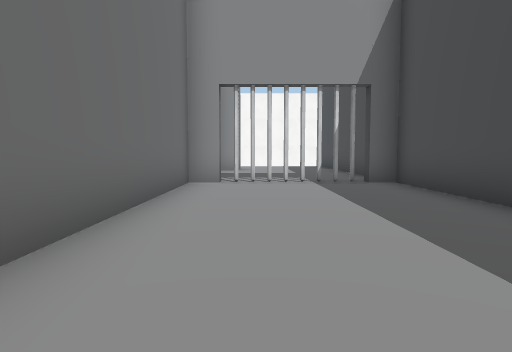
[1] (above)

16 first-person views from a walk through a 3-D level made in the Unity game engine. The camera is 1.2 m above the floor, tilts 4° down and sees 75° across. Doors are open. The floor is counted in squares, 1.8 m on a side. Each view is taken from the middle of a square. On the plan, view 1 faces up. The plan holds only what a view shows up to about 10 squares ahead; the rest is blank. The place goes on beyond the plan. The player is left out. Some surface patterns are stand-ins.

[2]
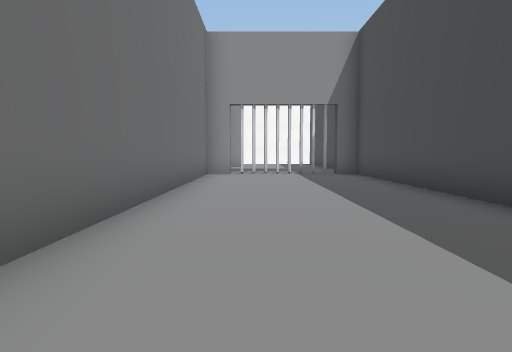

[3]
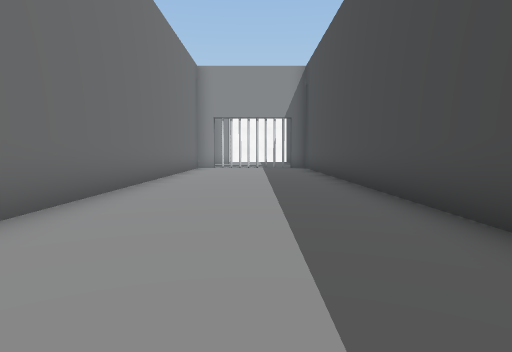

[4]
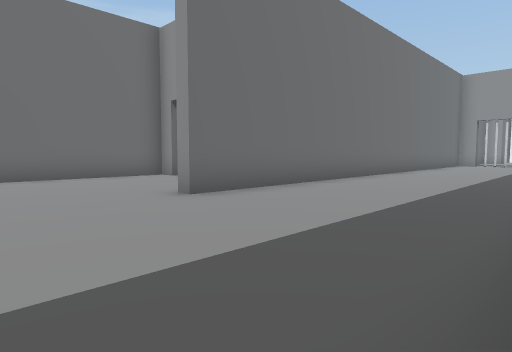

[5]
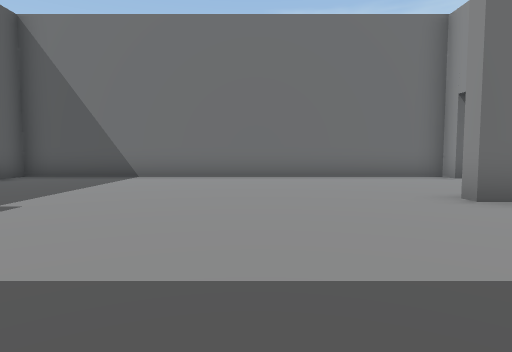

[6]
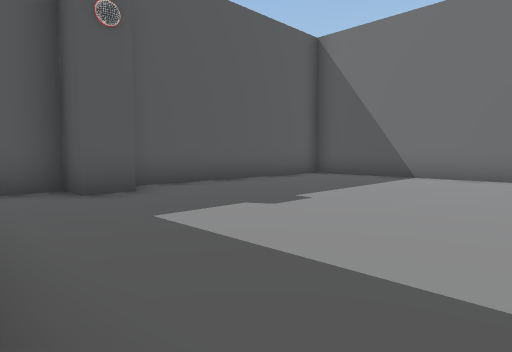

[7]
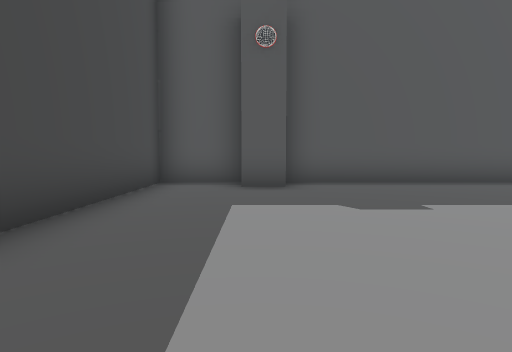

[8]
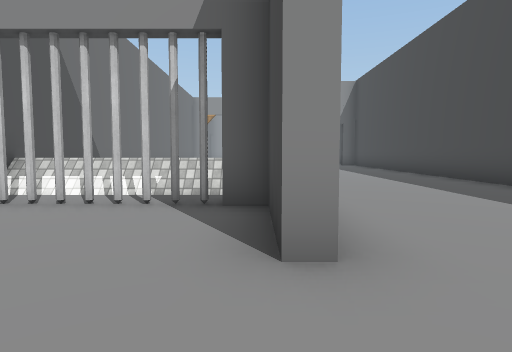

[9]
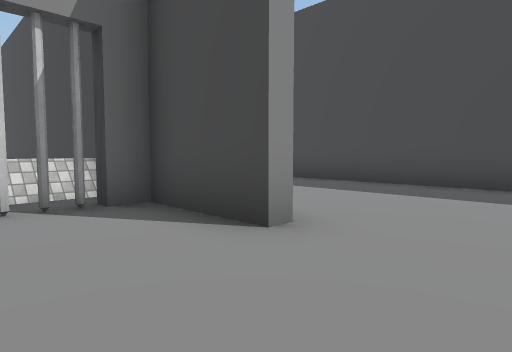

[10]
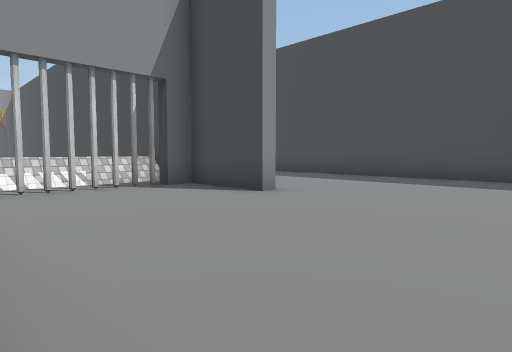

[11]
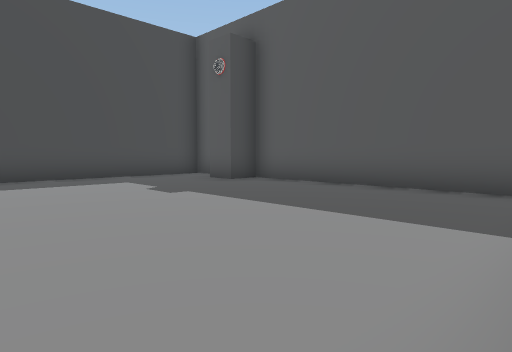

[12]
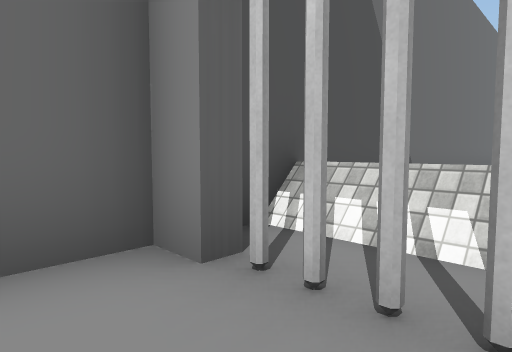

[13]
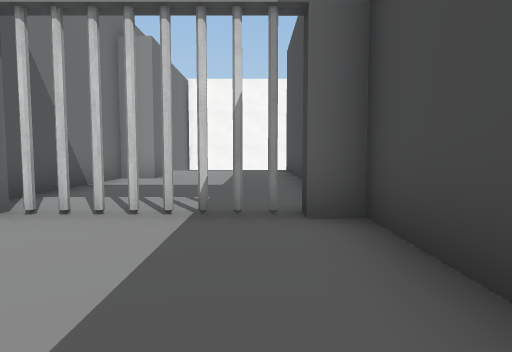

[14]
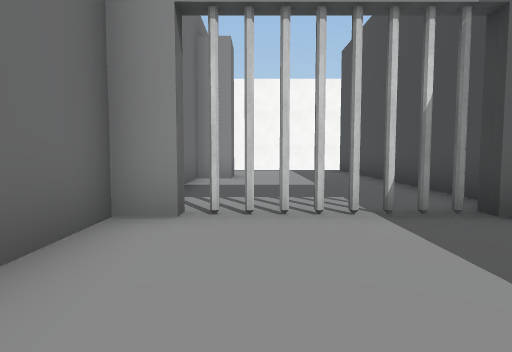

[15]
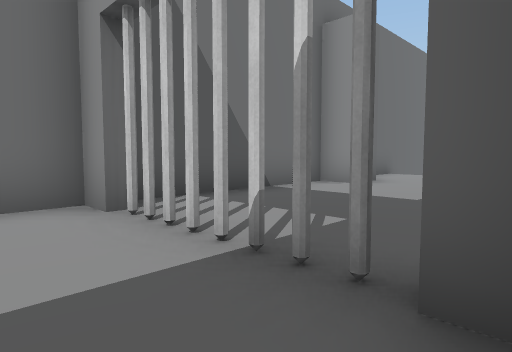

[16]
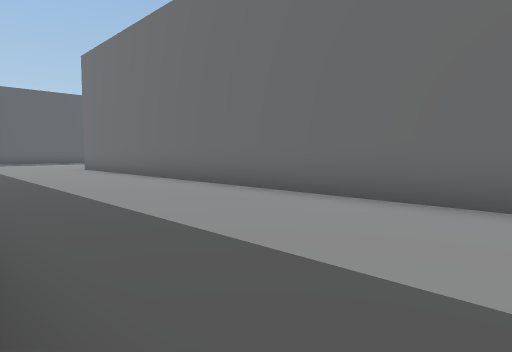

### Floor plan
Points are (right, up) in squares from view 1. A wall is a line through its corners. A room is listed if a view was taken in it or the views show most of it. See-through windows are left out.
Room 1 (views 1, 2, 3, 4, 5, 6, 7, 8, 9, 10, 11, 12, 13, 14, 15, 16)
walls: (-5.5, -5.8) (-6.2, -5.8) (-6.2, -17.4) (0.4, -17.4) (0.4, -16.5) (1.3, -16.5) (1.3, -17.4) (3.1, -17.4) (3.1, 7.4) (2.5, 7.4); (-0.8, 7.4) (-1.5, 7.4) (-1.5, -8) (-1.8, -8) (-1.8, -5.8); (0.8, 7.4) (0.2, 7.4); (2.2, 7.4) (1.8, 7.4)
ways out: opening at (-3, -6); opening at (1, 8); gap at (-5, -6); gap at (0, 8)

Positions as (right, up) in squares from view 1, and headings:
1: (0, 0), facing up
2: (0, -3), facing up
3: (1, -7), facing up
4: (3, -11), facing up-left
5: (3, -11), facing left
6: (3, -11), facing down-left
7: (1, -10), facing down
8: (-2, -10), facing up
9: (-4, -10), facing up-right
10: (-6, -12), facing up-right
11: (-6, -11), facing down-right
12: (-4, -7), facing up-left
13: (2, 4), facing up
14: (0, 4), facing up
15: (3, 6), facing up-left
16: (3, 6), facing down-left
